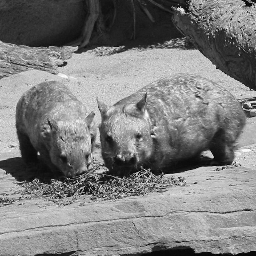
%> input picture DIP/Images/wombats.tif, 256 x 256 px
$ octave test.m   (GNU Octave 9; MATLAB toolbox functions it lacks are replaced by stand-ins)
%> lines starting %> are read from the running program, lines starting %| are printed output that depends on the picture
clear; clc;
%
% Display Image
%
myImage = '../../Images/wombats.tif';
w=imread(myImage);
%> w is the input picture: size 256x256 uint8; min 0, max 254, mean 126.3
%figure; % Create figure window. Flake: It seems like optional!?
%imshow(w); % image show

%
% Get the rows and columns of the image
%   - size() output is [row, column]
%
imgDimention = size(w);
%> imgDimention = [256 256]
row = imgDimention(1);
%> row = 256
column = imgDimention(2);
%> column = 256

for rowCtr = 1:row
    for colCtr = 1:column
        if w(rowCtr, colCtr) < 128
            w(rowCtr, colCtr) = 255 - w(rowCtr, colCtr);
        end
    end
end
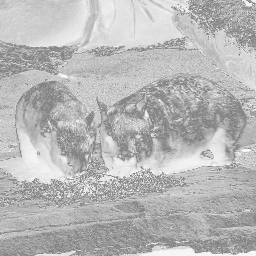
%> w: size 256x256 uint8; min 128, max 255, mean 183.6

subplot(2,2,1);
imshow(w); % image show
subplot(2,2,2);
imhist(w);
%
% Original Image
%
w=imread(myImage);
subplot(2,2,3);
imshow(w); % image show
subplot(2,2,4);
imhist(w);
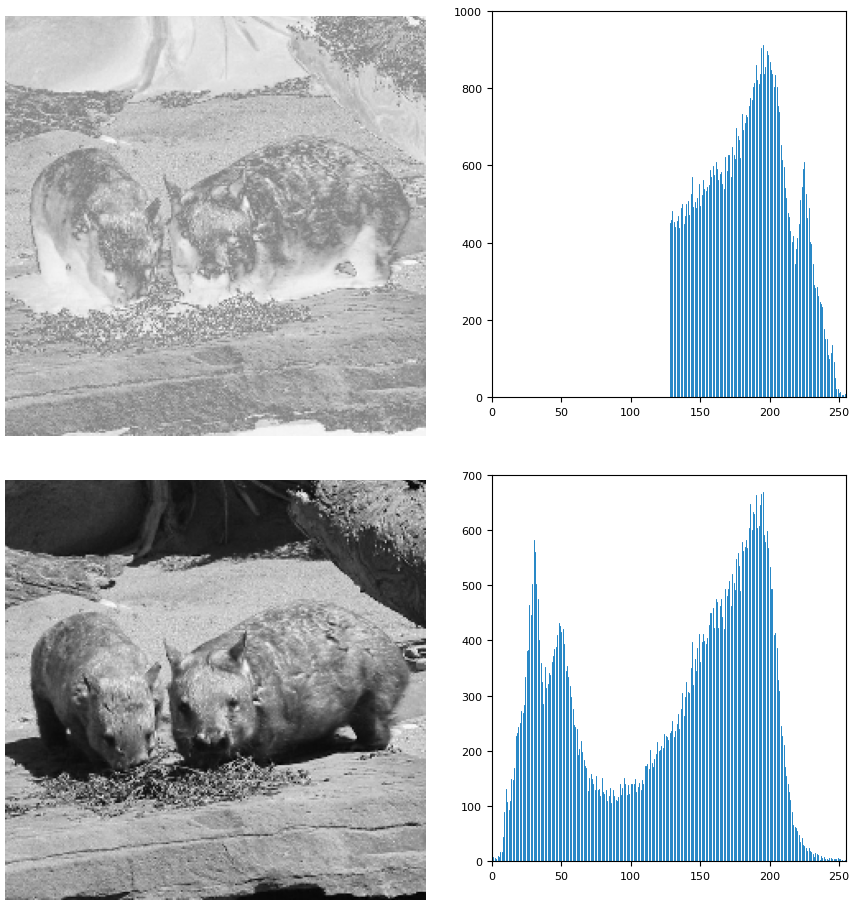
%> figure redrawn from the program's plot data, 4 panels

$ run again, with DIP/Images/blocks.tif copied over DIP/Images/wombats.tif
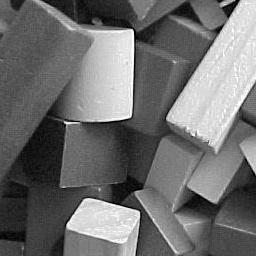
%> input picture DIP/Images/blocks.tif, 256 x 256 px
%> w is the input picture: size 256x256 uint8; min 0, max 255, mean 110.3
%> after the loop `for rowCtr = 1:row`:
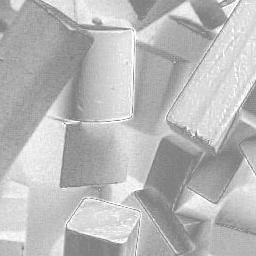
%> w: size 256x256 uint8; min 128, max 255, mean 184.9
%> `imhist(w);`:
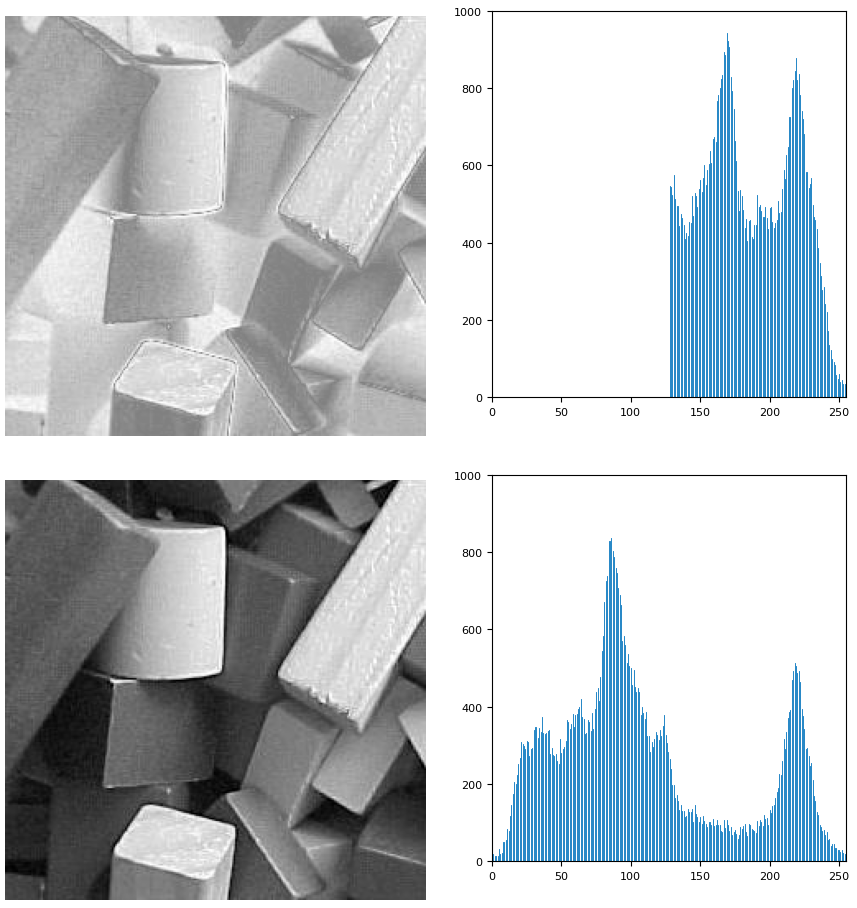
%> figure redrawn from the program's plot data, 4 panels
